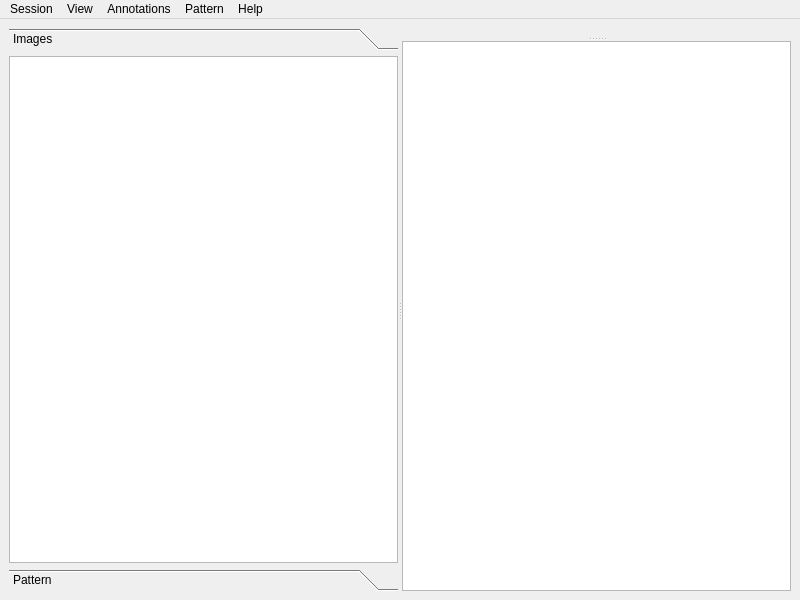
<?xml version="1.0" encoding="UTF-8"?>
<ui version="4.0">
 <class>MainWindow</class>
 <widget class="QMainWindow" name="MainWindow">
  <property name="geometry">
   <rect>
    <x>0</x>
    <y>0</y>
    <width>800</width>
    <height>600</height>
   </rect>
  </property>
  <property name="windowTitle">
   <string>AnyTone emulator</string>
  </property>
  <property name="windowIcon">
   <iconset theme="application-anytone-emu">
    <normaloff>.</normaloff>.</iconset>
  </property>
  <widget class="QWidget" name="centralwidget">
   <layout class="QVBoxLayout" name="verticalLayout">
    <item>
     <widget class="QSplitter" name="verticalSplitter">
      <property name="orientation">
       <enum>Qt::Horizontal</enum>
      </property>
      <widget class="QToolBox" name="toolBox">
       <property name="sizePolicy">
        <sizepolicy hsizetype="Minimum" vsizetype="Expanding">
         <horstretch>0</horstretch>
         <verstretch>0</verstretch>
        </sizepolicy>
       </property>
       <property name="currentIndex">
        <number>0</number>
       </property>
       <widget class="QWidget" name="imagesPage">
        <property name="geometry">
         <rect>
          <x>0</x>
          <y>0</y>
          <width>389</width>
          <height>498</height>
         </rect>
        </property>
        <attribute name="label">
         <string>Images</string>
        </attribute>
        <layout class="QVBoxLayout" name="verticalLayout_2">
         <property name="spacing">
          <number>0</number>
         </property>
         <property name="leftMargin">
          <number>0</number>
         </property>
         <property name="topMargin">
          <number>0</number>
         </property>
         <property name="rightMargin">
          <number>0</number>
         </property>
         <property name="bottomMargin">
          <number>0</number>
         </property>
         <item>
          <widget class="QTreeView" name="images">
           <property name="sizePolicy">
            <sizepolicy hsizetype="Minimum" vsizetype="Expanding">
             <horstretch>0</horstretch>
             <verstretch>0</verstretch>
            </sizepolicy>
           </property>
           <property name="selectionMode">
            <enum>QAbstractItemView::ExtendedSelection</enum>
           </property>
           <property name="headerHidden">
            <bool>false</bool>
           </property>
           <attribute name="headerVisible">
            <bool>true</bool>
           </attribute>
          </widget>
         </item>
        </layout>
       </widget>
       <widget class="QWidget" name="patternPage">
        <property name="geometry">
         <rect>
          <x>0</x>
          <y>0</y>
          <width>389</width>
          <height>498</height>
         </rect>
        </property>
        <attribute name="label">
         <string>Pattern</string>
        </attribute>
        <layout class="QVBoxLayout" name="verticalLayout_3">
         <property name="spacing">
          <number>0</number>
         </property>
         <property name="leftMargin">
          <number>0</number>
         </property>
         <property name="topMargin">
          <number>0</number>
         </property>
         <property name="rightMargin">
          <number>0</number>
         </property>
         <property name="bottomMargin">
          <number>0</number>
         </property>
         <item>
          <widget class="PatternView" name="patterns">
           <property name="alternatingRowColors">
            <bool>true</bool>
           </property>
           <attribute name="headerStretchLastSection">
            <bool>false</bool>
           </attribute>
          </widget>
         </item>
        </layout>
       </widget>
      </widget>
      <widget class="QSplitter" name="horizontalSplitter">
       <property name="orientation">
        <enum>Qt::Vertical</enum>
       </property>
       <widget class="QTabWidget" name="tabs">
        <property name="currentIndex">
         <number>-1</number>
        </property>
        <property name="documentMode">
         <bool>true</bool>
        </property>
        <property name="tabsClosable">
         <bool>true</bool>
        </property>
        <property name="movable">
         <bool>true</bool>
        </property>
       </widget>
       <widget class="QTableView" name="log">
        <property name="sizePolicy">
         <sizepolicy hsizetype="MinimumExpanding" vsizetype="Preferred">
          <horstretch>0</horstretch>
          <verstretch>0</verstretch>
         </sizepolicy>
        </property>
        <property name="editTriggers">
         <set>QAbstractItemView::NoEditTriggers</set>
        </property>
        <property name="showDropIndicator" stdset="0">
         <bool>false</bool>
        </property>
        <property name="dragDropOverwriteMode">
         <bool>false</bool>
        </property>
        <property name="alternatingRowColors">
         <bool>true</bool>
        </property>
        <property name="selectionMode">
         <enum>QAbstractItemView::SingleSelection</enum>
        </property>
        <property name="selectionBehavior">
         <enum>QAbstractItemView::SelectRows</enum>
        </property>
        <property name="showGrid">
         <bool>false</bool>
        </property>
        <attribute name="horizontalHeaderVisible">
         <bool>true</bool>
        </attribute>
        <attribute name="verticalHeaderVisible">
         <bool>false</bool>
        </attribute>
        <attribute name="verticalHeaderMinimumSectionSize">
         <number>16</number>
        </attribute>
        <attribute name="verticalHeaderDefaultSectionSize">
         <number>24</number>
        </attribute>
       </widget>
      </widget>
     </widget>
    </item>
   </layout>
  </widget>
  <widget class="QMenuBar" name="menubar">
   <property name="geometry">
    <rect>
     <x>0</x>
     <y>0</y>
     <width>800</width>
     <height>22</height>
    </rect>
   </property>
   <widget class="QMenu" name="menuSession">
    <property name="title">
     <string>Session</string>
    </property>
    <addaction name="actionSave_as"/>
    <addaction name="separator"/>
    <addaction name="actionRestart"/>
   </widget>
   <widget class="QMenu" name="menuView">
    <property name="title">
     <string>View</string>
    </property>
    <widget class="QMenu" name="menuOn_new_Codeplug">
     <property name="title">
      <string>On new Codeplug</string>
     </property>
     <addaction name="actionAutoViewNone"/>
     <addaction name="actionAutoViewHexDump"/>
     <addaction name="actionAutoViewHexDiffFirst"/>
     <addaction name="actionAutoViewHexDiffPrev"/>
    </widget>
    <addaction name="menuOn_new_Codeplug"/>
    <addaction name="separator"/>
    <addaction name="actionShowHexDump"/>
    <addaction name="actionShowHexDiff"/>
    <addaction name="separator"/>
    <addaction name="actionCloseTab"/>
    <addaction name="separator"/>
    <addaction name="actionShow_Log"/>
   </widget>
   <widget class="QMenu" name="menuAnnotations">
    <property name="title">
     <string>Annotations</string>
    </property>
    <addaction name="actionAnnotate"/>
    <addaction name="actionClear_annotations"/>
   </widget>
   <widget class="QMenu" name="menuHelp">
    <property name="title">
     <string>Help</string>
    </property>
    <addaction name="actionAbout"/>
    <addaction name="actionManual"/>
   </widget>
   <widget class="QMenu" name="menuPattern">
    <property name="title">
     <string>Pattern</string>
    </property>
    <addaction name="actionSave_pattern"/>
    <addaction name="actionViewPattern"/>
    <addaction name="actionEdit_pattern"/>
    <addaction name="separator"/>
    <addaction name="actionAppend_pattern"/>
    <addaction name="actionInsert_above"/>
    <addaction name="actionSplitUnknownField"/>
    <addaction name="actionInsert_below"/>
    <addaction name="separator"/>
    <addaction name="actionDelete_pattern"/>
   </widget>
   <addaction name="menuSession"/>
   <addaction name="menuView"/>
   <addaction name="menuAnnotations"/>
   <addaction name="menuPattern"/>
   <addaction name="menuHelp"/>
  </widget>
  <action name="actionSave_as">
   <property name="icon">
    <iconset theme="document-save-as">
     <normaloff>.</normaloff>.</iconset>
   </property>
   <property name="text">
    <string>Save as ...</string>
   </property>
  </action>
  <action name="actionRestart">
   <property name="icon">
    <iconset theme="application-exit">
     <normaloff>.</normaloff>.</iconset>
   </property>
   <property name="text">
    <string>Restart</string>
   </property>
   <property name="toolTip">
    <string>Restart session</string>
   </property>
   <property name="shortcut">
    <string>Ctrl+Q</string>
   </property>
  </action>
  <action name="actionAutoViewNone">
   <property name="checkable">
    <bool>true</bool>
   </property>
   <property name="checked">
    <bool>true</bool>
   </property>
   <property name="text">
    <string>None</string>
   </property>
   <property name="toolTip">
    <string>No action is performed, when a new codeplug is received.</string>
   </property>
  </action>
  <action name="actionAutoViewHexDump">
   <property name="checkable">
    <bool>true</bool>
   </property>
   <property name="text">
    <string>HexDump</string>
   </property>
   <property name="toolTip">
    <string>Automatically generates a HexDump of a newly received codeplug.</string>
   </property>
  </action>
  <action name="actionAutoViewHexDiffFirst">
   <property name="checkable">
    <bool>true</bool>
   </property>
   <property name="text">
    <string>HexDiff first vs. last</string>
   </property>
   <property name="toolTip">
    <string>Automatically shows the difference between the first and last codeplug, once a codeplug is received.</string>
   </property>
  </action>
  <action name="actionAutoViewHexDiffPrev">
   <property name="checkable">
    <bool>true</bool>
   </property>
   <property name="text">
    <string>HexDiff previous vs. last</string>
   </property>
  </action>
  <action name="actionShowHexDump">
   <property name="text">
    <string>Show HexDump</string>
   </property>
  </action>
  <action name="actionShowHexDiff">
   <property name="text">
    <string>Show HexDiff</string>
   </property>
  </action>
  <action name="actionCloseTab">
   <property name="icon">
    <iconset theme="window-close">
     <normaloff>.</normaloff>.</iconset>
   </property>
   <property name="text">
    <string>Close</string>
   </property>
   <property name="shortcut">
    <string>Ctrl+W</string>
   </property>
  </action>
  <action name="actionShow_Log">
   <property name="icon">
    <iconset theme="show-log">
     <normaloff>.</normaloff>.</iconset>
   </property>
   <property name="text">
    <string>Show Log</string>
   </property>
  </action>
  <action name="actionAnnotate">
   <property name="icon">
    <iconset theme="edit-annotate">
     <normaloff>.</normaloff>.</iconset>
   </property>
   <property name="text">
    <string>Annotate</string>
   </property>
  </action>
  <action name="actionClear_annotations">
   <property name="icon">
    <iconset theme="edit-clear">
     <normaloff>.</normaloff>.</iconset>
   </property>
   <property name="text">
    <string>Clear annotations</string>
   </property>
  </action>
  <action name="actionAbout">
   <property name="icon">
    <iconset theme="help-about">
     <normaloff>.</normaloff>.</iconset>
   </property>
   <property name="text">
    <string>About</string>
   </property>
  </action>
  <action name="actionManual">
   <property name="icon">
    <iconset theme="help-contents">
     <normaloff>.</normaloff>.</iconset>
   </property>
   <property name="text">
    <string>Manual</string>
   </property>
  </action>
  <action name="actionEdit_pattern">
   <property name="icon">
    <iconset theme="edit">
     <normaloff>.</normaloff>.</iconset>
   </property>
   <property name="text">
    <string>Edit pattern</string>
   </property>
  </action>
  <action name="actionSave_pattern">
   <property name="icon">
    <iconset theme="document-save">
     <normaloff>.</normaloff>.</iconset>
   </property>
   <property name="text">
    <string>Save pattern</string>
   </property>
   <property name="shortcut">
    <string>Ctrl+S</string>
   </property>
  </action>
  <action name="actionInsert_above">
   <property name="text">
    <string>Insert new above</string>
   </property>
   <property name="toolTip">
    <string>Inserts a pattern above the selected one</string>
   </property>
  </action>
  <action name="actionInsert_below">
   <property name="text">
    <string>Insert new below</string>
   </property>
   <property name="toolTip">
    <string>Inserts a pattern below the selected one.</string>
   </property>
  </action>
  <action name="actionAppend_pattern">
   <property name="text">
    <string>Append pattern</string>
   </property>
   <property name="toolTip">
    <string>Appends a pattern to the selected one.</string>
   </property>
  </action>
  <action name="actionDelete_pattern">
   <property name="icon">
    <iconset theme="edit-delete">
     <normaloff>.</normaloff>.</iconset>
   </property>
   <property name="text">
    <string>Delete pattern</string>
   </property>
  </action>
  <action name="actionSplitUnknownField">
   <property name="text">
    <string>Split unknown field</string>
   </property>
   <property name="toolTip">
    <string>Splits this unknown field and inserts a new field.</string>
   </property>
  </action>
  <action name="actionViewPattern">
   <property name="icon">
    <iconset theme="edit-find"/>
   </property>
   <property name="text">
    <string>View pattern</string>
   </property>
  </action>
 </widget>
 <customwidgets>
  <customwidget>
   <class>PatternView</class>
   <extends>QTreeView</extends>
   <header>patternview.hh</header>
  </customwidget>
 </customwidgets>
 <resources/>
 <connections/>
</ui>
